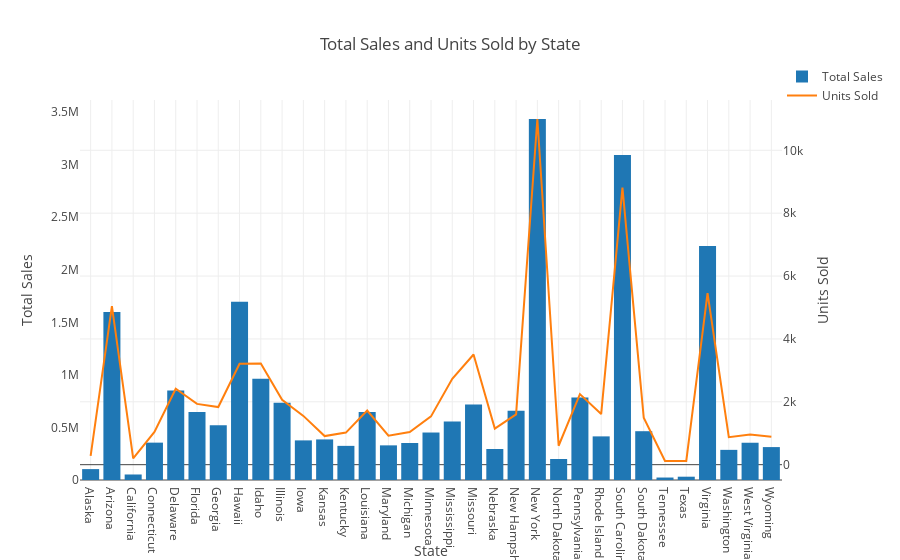

The notebook cell saved with this chart:
### Code cell
state_sales_distribution(df, "Women's Athletic Footwear", "Foot Locker")

### Figure 1 — Plotly figure (JSON) as saved in the notebook; plotly's stock layout.template omitted (floating-point values rounded to 4 significant figures)
{"data": [{"name": "Total Sales", "type": "bar", "x": ["Alaska", "Arizona", "California", "Connecticut", "Delaware", "Florida", "Georgia", "Hawaii", "Idaho", "Illinois", "Iowa", "Kansas", "Kentucky", "Louisiana", "Maryland", "Michigan", "Minnesota", "Mississippi", "Missouri", "Nebraska", "New Hampshire", "New York", "North Dakota", "Pennsylvania", "Rhode Island", "South Carolina", "South Dakota", "Tennessee", "Texas", "Virginia", "Washington", "West Virginia", "Wyoming"], "y": [103658, 1597862, 52365, 355400.0, 850826, 646056, 521875, 1694894, 962585, 735881, 376730, 386000.0, 324609, 646400.0, 329535, 352222, 451667, 556107, 718000.0, 294873, 658200.0, 3433814, 199995, 785000.0, 414879, 3090484, 464200, 23520.0, 31366, 2226604, 286650, 354424, 312992]}, {"mode": "lines", "name": "Units Sold", "type": "scatter", "x": ["Alaska", "Arizona", "California", "Connecticut", "Delaware", "Florida", "Georgia", "Hawaii", "Idaho", "Illinois", "Iowa", "Kansas", "Kentucky", "Louisiana", "Maryland", "Michigan", "Minnesota", "Mississippi", "Missouri", "Nebraska", "New Hampshire", "New York", "North Dakota", "Pennsylvania", "Rhode Island", "South Carolina", "South Dakota", "Tennessee", "Texas", "Virginia", "Washington", "West Virginia", "Wyoming"], "y": [281, 5042, 200, 1040, 2417, 1934, 1833, 3208, 3219, 2064, 1552, 909, 1021, 1722, 922, 1040, 1536, 2733, 3504, 1148, 1601, 10996, 602, 2244, 1609, 8814, 1495, 117, 117, 5457, 875, 963, 889], "yaxis": "y2"}], "layout": {"legend": {"x": 1, "y": 1.1}, "title": {"text": "Total Sales and Units Sold by State"}, "xaxis": {"title": {"text": "State"}}, "yaxis": {"showgrid": false, "title": {"text": "Total Sales"}}, "yaxis2": {"overlaying": "y", "side": "right", "title": {"text": "Units Sold"}}}}
